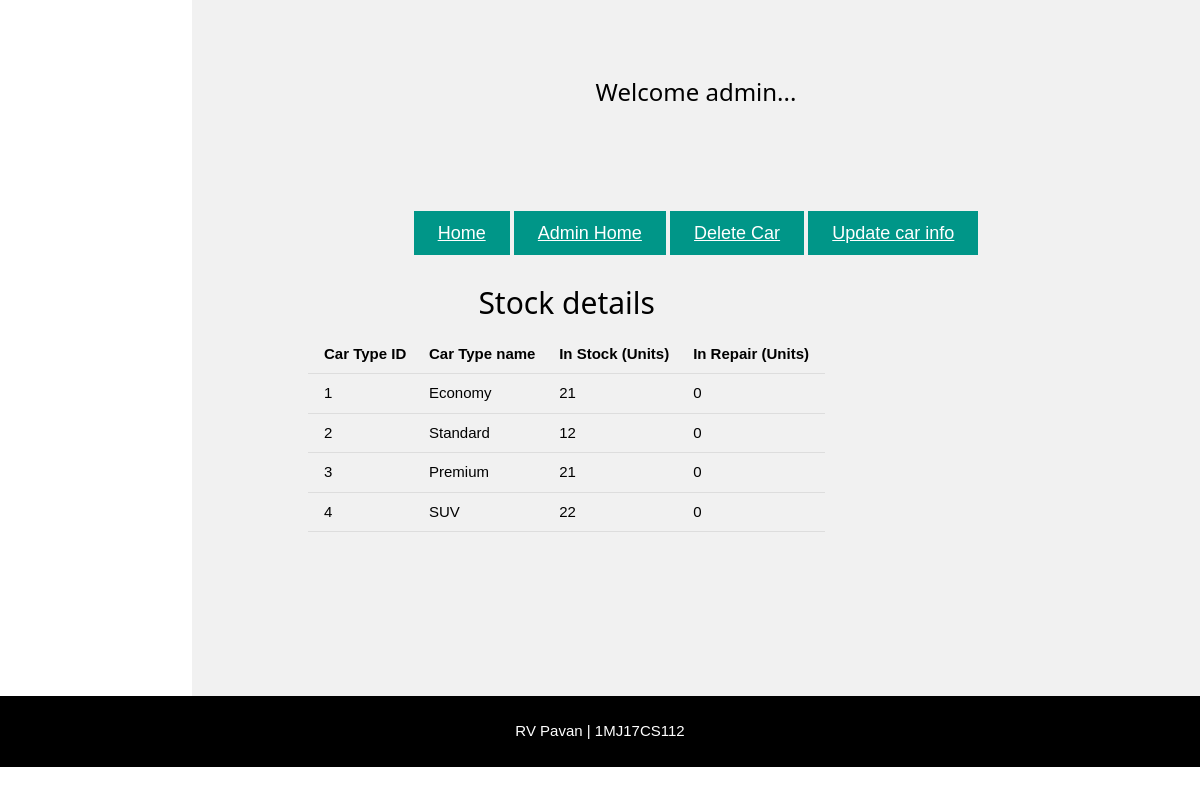
The app's page /stockdetails.php with its own data.
### tables this page shows
CREATE TABLE `car_type` (
  `car_type_id` int(11) NOT NULL,
  `car_type_name` varchar(50) NOT NULL,
  `in_stock` int(11) NOT NULL,
  `in_repair` int(11) NOT NULL
);

### stockdetails.php (the view, shortened to what this page needs)
<!DOCTYPE html>
<html>
<link rel="stylesheet" type="text/css" href="w3.css">
<body class="w3-content" style="max-width:1200px">
<div class="w3-row-padding w3-light-grey w3-padding-64 w3-container" style="margin-left:16%">
  <h3 class="w3-center">Welcome admin...</h3>
<header class="w3-container w3-center" style="padding:100px 100px">
<a href="index.php" class="3-button w3-teal w3-padding-large w3-large w3-margin-top">Home</a>
    <a href="adminpage.html" class="3-button w3-teal w3-padding-large w3-large w3-margin-top">Admin Home</a>
    <a href="addcar.php" class="3-button w3-teal w3-padding-large w3-large w3-margin-top">Delete Car</a>
    <a href="updatecar.php" class="3-button w3-teal w3-padding-large w3-large w3-margin-top">Update car info</a>
  <br>
<br>
  <div class="w3-content">
    <div class="w3-twothird">
      <h2>Stock details</h2>
      <?php
      include 'setup.php';
      $sql = "SELECT * FROM car_type";
      $result = mysqli_query($conn, $sql);
      echo "<table class='w3-table w3-bordered'>";
      echo'<th>Car Type ID</th><th>Car Type name</th><th>In Stock (Units)</th><th>In Repair (Units)</th>';
      while($data = mysqli_fetch_array($result))
      {
      echo'<tr>';
      echo '<td>'.$data['car_type_id'].'</td><td>'.$data['car_type_name'].'</td><td>'.$data['in_stock'].'</td><td>'.$data['in_repair'].'</td>';
      echo'</tr>';
      }
      echo "</table>";
      ?>
    </div>
  </div>
</div>
  <div class="w3-black w3-center w3-padding-24">RV Pavan |  1MJ17CS112</div>
</body>
</html>

### w3.css (style rules this page uses)
html { box-sizing:border-box }
*,*:before,*:after { box-sizing:inherit }
html { -ms-text-size-adjust:100%;-webkit-text-size-adjust:100% }
body { margin:0 }
article,aside,details,figcaption,figure,footer,header,main,menu,nav,section,summary { display:block }
a { background-color:transparent;-webkit-text-decoration-skip:objects }
html,body { font-family:Verdana,sans-serif;font-size:15px;line-height:1.5 }
html { overflow-x:hidden }
h2 { font-size:30px }
h3 { font-size:24px }
h1,h2,h3,h4,h5,h6 { font-family:"Segoe UI",Arial,sans-serif;font-weight:400;margin:10px 0 }
a { color:inherit }
.w3-table,.w3-table-all { border-collapse:collapse;border-spacing:0;width:100%;display:table }
.w3-bordered tr,.w3-table-all tr { border-bottom:1px solid #ddd }
.w3-table td,.w3-table th,.w3-table-all td,.w3-table-all th { padding:8px 8px;display:table-cell;text-align:left;vertical-align:top }
.w3-table th:first-child,.w3-table td:first-child,.w3-table-all th:first-child,.w3-table-all td:first-child { padding-left:16px }
.w3-container:after,.w3-container:before,.w3-panel:after,.w3-panel:before,.w3-row:after,.w3-row:before,.w3-row-padding:after,.w3-row-padding:before, .w3-cell-row:before,.w3-cell-row:after,.w3-clear:after,.w3-clear:before,.w3-bar:before,.w3-bar:after { content:"";display:table;clear:both }
.w3-col,.w3-half,.w3-third,.w3-twothird,.w3-threequarter,.w3-quarter { float:left;width:100% }
@media (min-width:601px) { .w3-col.m8,.w3-twothird { width:66.66666% } }
.w3-content { max-width:980px;margin:auto }
.w3-row-padding,.w3-row-padding>.w3-half,.w3-row-padding>.w3-third,.w3-row-padding>.w3-twothird,.w3-row-padding>.w3-threequarter,.w3-row-padding>.w3-quarter,.w3-row-padding>.w3-col { padding:0 8px }
.w3-container,.w3-panel { padding:0.01em 16px }
.w3-large { font-size:18px!important }
.w3-center { text-align:center!important }
.w3-margin-top { margin-top:16px!important }
.w3-padding-large { padding:12px 24px!important }
.w3-padding-24 { padding-top:24px!important;padding-bottom:24px!important }
.w3-padding-64 { padding-top:64px!important;padding-bottom:64px!important }
.w3-teal,.w3-hover-teal:hover { color:#fff!important;background-color:#009688!important }
.w3-black,.w3-hover-black:hover { color:#fff!important;background-color:#000!important }
.w3-light-grey,.w3-hover-light-grey:hover,.w3-light-gray,.w3-hover-light-gray:hover { color:#000!important;background-color:#f1f1f1!important }

### records on screen
car_type: car_type_id "1", car_type_name "Economy", in_stock "21", in_repair "0"
car_type: car_type_id "2", car_type_name "Standard", in_stock "12", in_repair "0"
car_type: car_type_id "3", car_type_name "Premium", in_stock "21", in_repair "0"
car_type: car_type_id "4", car_type_name "SUV", in_stock "22", in_repair "0"
